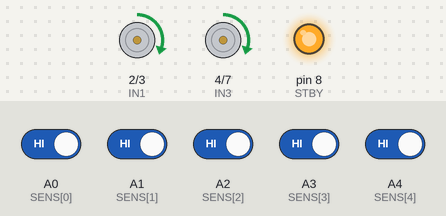
A sketch run on a simulated Arduino Uno, built with avr-gcc and run on an emulated ATmega328P. Parts: motor-driver pin pairs drawn as motors (green arrow = first pin HIGH = forward, orange = second pin HIGH = backward, longer = more drive, scaled by the enable pin, stopped while the standby pin is LOW), output pins drawn as LEDs (lit = HIGH). Inputs (shaded band) come from the test bench; at power-on: A0 (SENS[0]), A1 (SENS[1]), A2 (SENS[2]), A3 (SENS[3]), A4 (SENS[4]) HIGH.

Above: at 1.2 s.
1.3 s: A0 (SENS[0]) driven LOW
At 2.1 s:
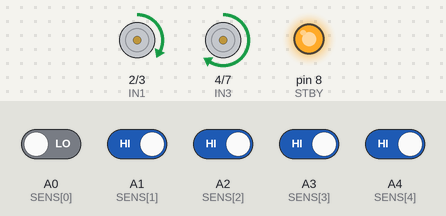
3.0 s: A2 (SENS[2]) driven LOW
4.6 s: A3 (SENS[3]) driven LOW
At 5.9 s:
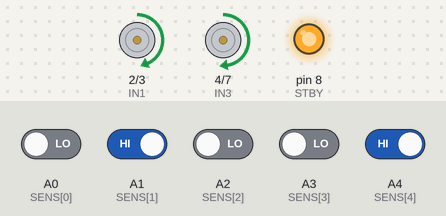
6.2 s: A0 (SENS[0]) driven HIGH
7.9 s: A1 (SENS[1]) driven LOW
9.5 s: A4 (SENS[4]) driven LOW
Timing chart, 0 to 12.1 s (numbered marks = the images above; inputs shaded):
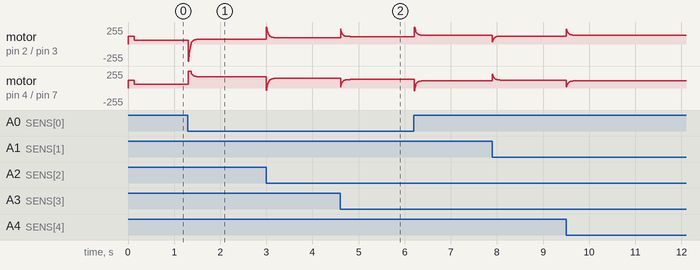

The sketch:

lineFollowerPIDimplementation.ino
```cpp
// TB6612 pins
const int IN1 = 2, IN2 = 3;      // Left dir
const int IN3 = 4, IN4 = 7;      // Right dir
const int PWMA = 5, PWMB = 6;      // PWM
const int STBY = 8;

// BFD-1000 pins
const int SENS[5] = {A0, A1, A2, A3, A4};
// Weights for position estimate (left negative, right positive)
int W[5] = {-2, -1, 0, +1, +2};

// Tuning vals
int   BASE_SPEED = 120;   // 0..255
float Kp = 25.0;
float Ki = 0.0;
float Kd = 7.0;

// PID vals
float prevErr = 0.0f, integ = 0.0f;
const float dt = 0.01f;     // 10 ms loop
const float integLimit = 200.0f;
const float kdLPF = 0.25f;  // derivative LPF (0..1)

// Interruptions Feedback
unsigned long lastSeenMs = 0;
const unsigned long lostTimeoutMs = 120;
int lastNonZeroPos = 0;

inline void setStandby(bool on){ digitalWrite(STBY, on ? HIGH : LOW); }

void setMotor(int in1, int in2, int pwm, int speed) {
  speed = constrain(speed, -255, 255);
  if (speed >= 0) { digitalWrite(in1, HIGH); digitalWrite(in2, LOW);  analogWrite(pwm, speed); }
  else            { digitalWrite(in1, LOW);  digitalWrite(in2, HIGH); analogWrite(pwm, -speed); }
}

void setBoth(int left, int right) {
  setMotor(IN1, IN2, PWMA, left);
  setMotor(IN3, IN4, PWMB, right);
}

// Position using Weights
float readPosition(bool &anyHit) {
  anyHit = false;
  int sumW = 0, sum = 0;

  for (int i = 0; i < 5; i++) {
    int v = !digitalRead(SENS[i]);
    if (v) { anyHit = true; sumW += W[i]; sum++; }
  }

  if (anyHit) {
    float pos = (float)sumW / (float)sum;
    if (pos != 0) lastNonZeroPos = (int)round(pos);
    return pos;
  } else {
    return (float)lastNonZeroPos; // bias toward last side
  }
}

void setup() {
  pinMode(IN1, OUTPUT); pinMode(IN2, OUTPUT);
  pinMode(IN3, OUTPUT); pinMode(IN4, OUTPUT);
  pinMode(PWMA, OUTPUT); pinMode(PWMB, OUTPUT);
  pinMode(STBY, OUTPUT);
  for (int i = 0; i < 5; i++) pinMode(SENS[i], INPUT_PULLUP);

  setStandby(true);
  setBoth(0, 0);
  Serial.begin(9600);
}

void loop() {
  unsigned long t0 = millis();

  bool anyHit = false;
  float pos = readPosition(anyHit);
  float error = -pos; // target is 0 (center)

  bool lost = !anyHit && (millis() - lastSeenMs > lostTimeoutMs);
  if (anyHit) lastSeenMs = millis();

  // PID
  integ += error * dt;
  integ = constrain(integ, -integLimit, +integLimit);

  static float dFilt = 0.0f;
  float deriv = (error - prevErr) / dt;
  dFilt = kdLPF * deriv + (1.0f - kdLPF) * dFilt;
  prevErr = error;

  float pid = Kp * error + Ki * integ + Kd * dFilt;

  int base = lost ? BASE_SPEED / 2 : BASE_SPEED;
  int left  = base + (int)(-pid);
  int right = base + (int)(+pid);

  left  = constrain(left, -255, 255);
  right = constrain(right, -255, 255);

  setBoth(left, right);

  while (millis() - t0 < 10) { /* ~100 Hz loop */ }
}
```
